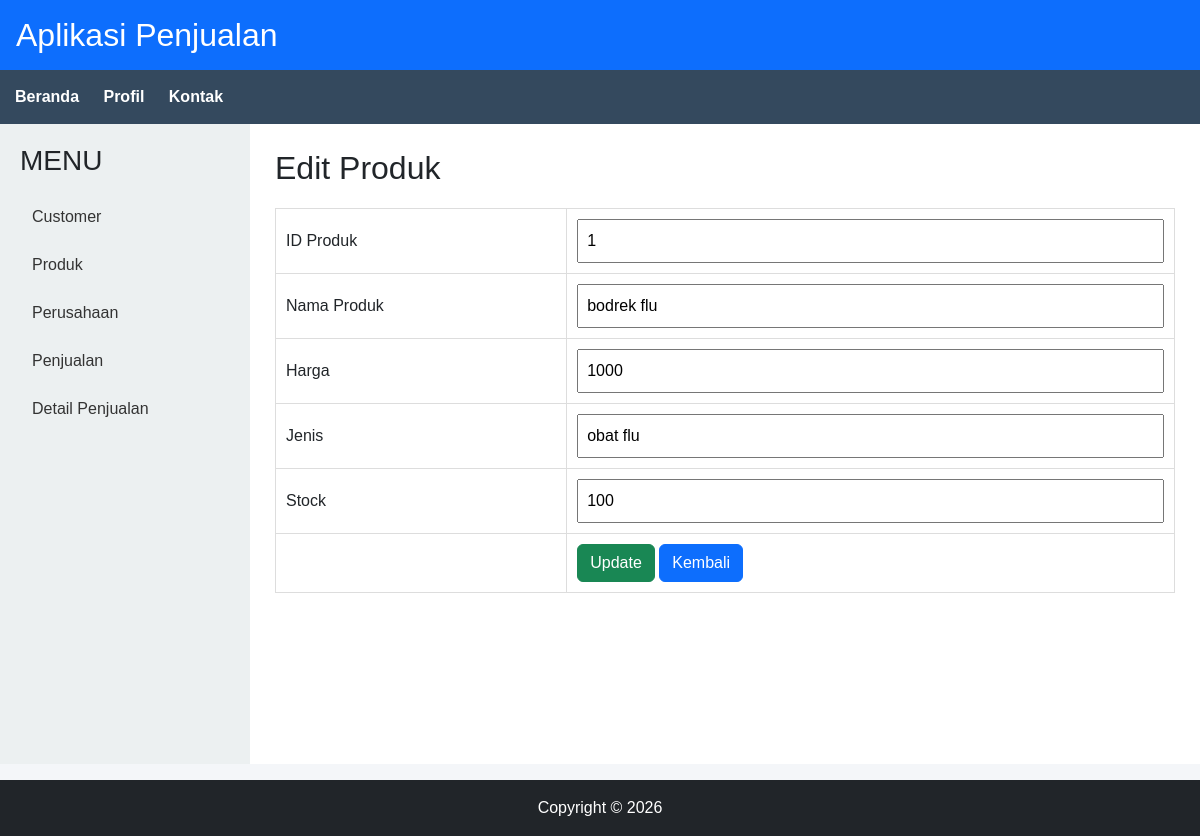
The page /produk/edit.php?id=1 on the database its author committed.
### tables this page shows
CREATE TABLE `produk` (
  `id_produk` int NOT NULL,
  `nama_produk` varchar(255) NOT NULL,
  `price` int NOT NULL,
  `jenis` varchar(255) NOT NULL,
  `stock` int NOT NULL
);

### produk/edit.php (the view, shortened to what this page needs)
<?php
include '../config/koneksi.php';
$id = $_GET['id'];
$data = mysqli_fetch_assoc(
    mysqli_query(
        $koneksi,
        "SELECT * FROM produk
        WHERE id_produk='$id'"
    )
);
include '../assets/header.php';
include '../assets/navigation.php';
?>
<div class="main">
        <?php include '../assets/sidebar.php'; ?>
    <div class="content">
        <h2>Edit Produk</h2>
        <form method="POST">
            <table>
                <tr>
                    <td>ID Produk</td>
                    <td>
                        <input type="number" value="<?= $data['id_produk']; ?>" readonly>
                    </td>
                </tr>
                <tr>
                    <td>Nama Produk</td>
                    <td>
                        <input type="text" name="nama_produk" value="<?= $data['nama_produk']; ?>" required>
                    </td>
                </tr>
                <tr>
                    <td>Harga</td>
                    <td>
                        <input type="number" name="price" value="<?= $data['price']; ?>" required>
                    </td>
                </tr>
                <tr>
                    <td>Jenis</td>
                    <td>
                        <input type="text" name="jenis" value="<?= $data['jenis']; ?>" required>
                    </td>
                </tr>
                <tr>
                    <td>Stock</td>
                    <td>
                        <input type="number" name="stock" value="<?= $data['stock']; ?>" required>
                    </td>
                </tr>
                <tr>
                    <td></td>
                    <td>
                        <button type="submit" name="update" class="btn btn-success">
                            Update
                        </button>
                        <a href="index.php" class="btn btn-primary">
                            Kembali
                        </a>
                    </td>
                </tr>
            </table>
        </form>
    </div>
</div>
<?php include '../assets/footer.php'; ?>

### assets/style.css (style rules this page uses)
* { margin: 0; padding: 0; box-sizing: border-box; }
body { font-family: Arial, Helvetica, sans-serif; background: #f4f6f9; }
.main { display: flex; min-height: calc(100vh - 160px); }
.content { flex: 1; background: white; padding: 25px; }
.content h2 { margin-bottom: 20px; }
table { width: 100%; border-collapse: collapse; margin-top: 15px; }
table th, table td { border: 1px solid #ddd; padding: 10px; }
input, select, textarea { width: 100%; padding: 8px; }

### rows shown on the page
produk: id_produk "1", nama_produk "bodrek flu", price "1000", jenis "obat flu", stock "100"
